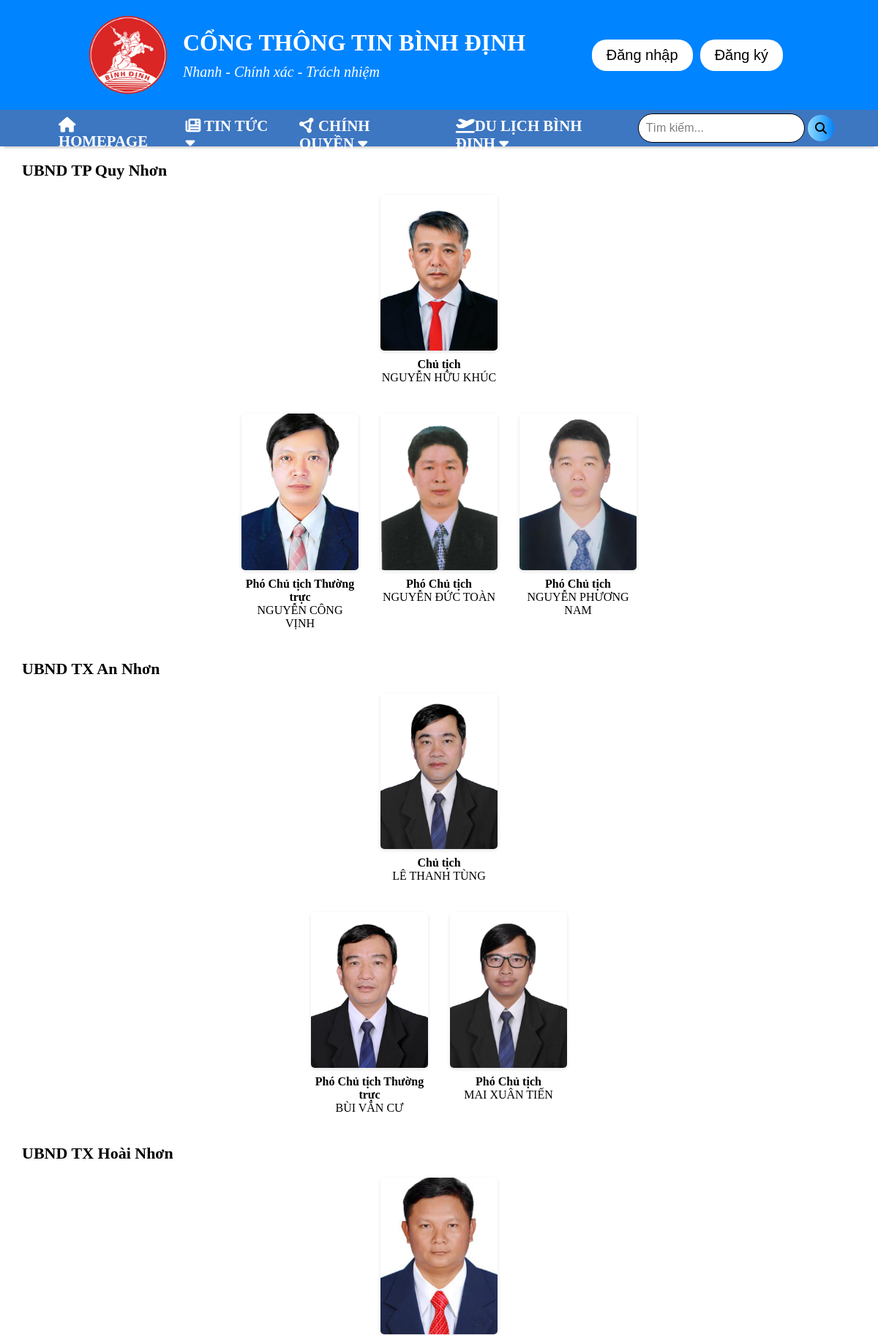
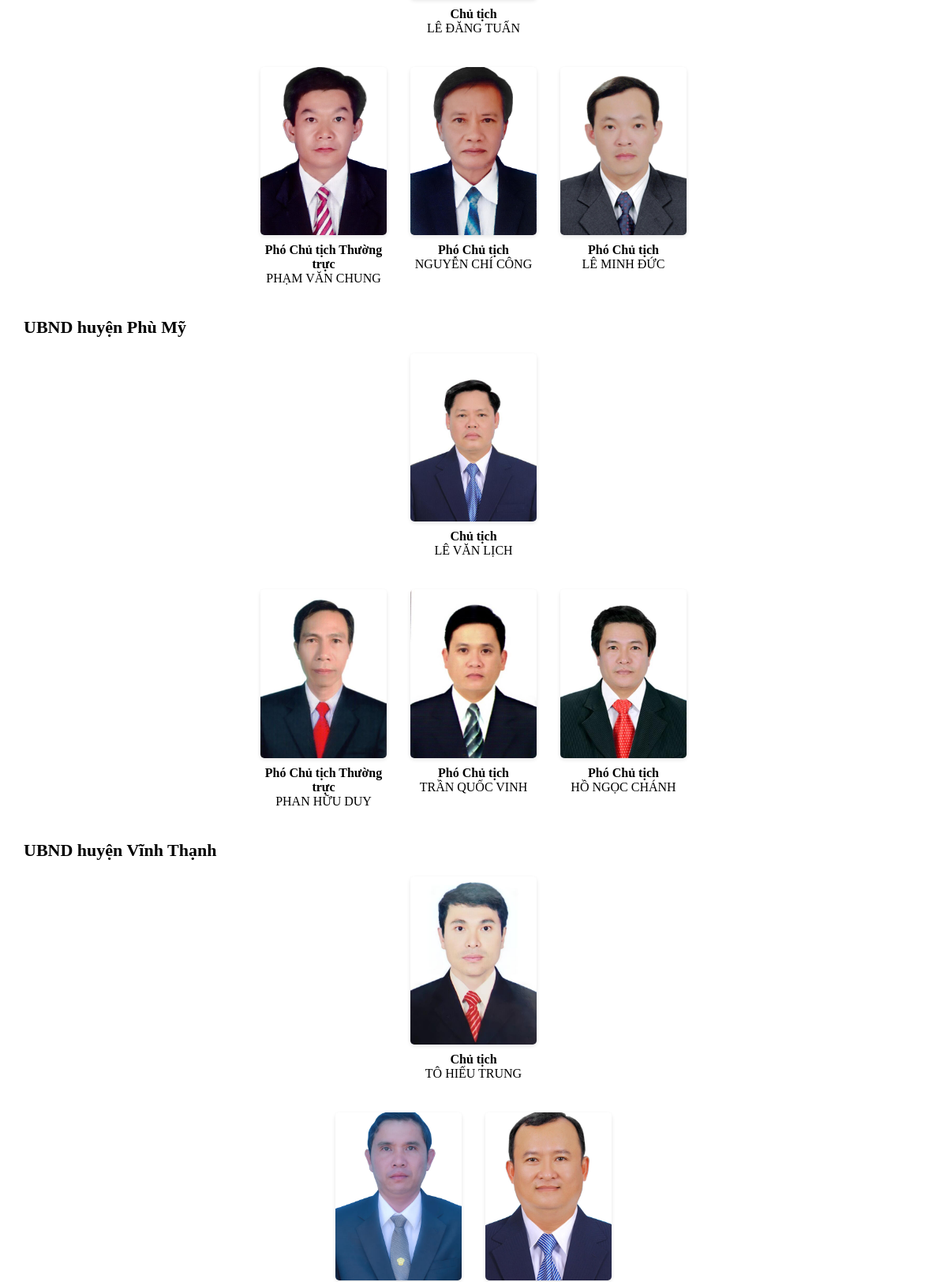
/public/chinhquyen/ubndhuyen.php (upper part), run on the app's committed database (2 pictures, top to bottom).
### tables this page shows
CREATE TABLE IF NOT EXISTS `ubnd` (
  `id` int NOT NULL AUTO_INCREMENT,
  `ten` varchar(255) NOT NULL,
  `chucvu` varchar(255) NOT NULL,
  `anh` varchar(255) NOT NULL,
  `capbac` int NOT NULL,
  `diaphuong` varchar(255) NOT NULL,
  PRIMARY KEY (`id`)
);

### public/chinhquyen/ubndhuyen.php (the view, shortened to what this page needs)
<?php
	include($_SERVER['DOCUMENT_ROOT'].'/BinhDinhNews/app/views/partials/header.php');
?>
<?php
$conn = new mysqli("localhost", "root", "", "BinhDinhNews");
function hienThiDiaPhuong($conn, $diaphuong) {
    $sql_chutich = "SELECT * FROM ubnd WHERE diaphuong = '$diaphuong' AND capbac = 1";
    $result_ct = $conn->query($sql_chutich);
    $sql_pho = "SELECT * FROM ubnd WHERE diaphuong = '$diaphuong' AND capbac = 2";
    $result_pho = $conn->query($sql_pho);
    echo "<h3> UBND {$diaphuong} </h3>";
if ($result_ct->num_rows > 0) {
    echo '<div class="chutich-container">';
    while ($row = $result_ct->fetch_assoc()) {
        echo '<div class="item">
                <img src="../images/imgChinhquyen/UBND/'.$row['anh'].'" alt="'.$row['ten'].'">
                <label><b>'.$row['chucvu'].'</b><br>'.$row['ten'].'</label>
              </div>';
    }
    echo '</div>';
}
if ($result_pho->num_rows > 0) {
    echo '<div class="pho-container">';
    while ($row = $result_pho->fetch_assoc()) {
        echo '<div class="item">
                <img src="../images/imgChinhquyen/UBND/'.$row['anh'].'" alt="'.$row['ten'].'">
                <label><b>'.$row['chucvu'].'</b><br>'.$row['ten'].'</label>
              </div>';
    }
    echo '</div>';
}
}
?>
<!DOCTYPE html>
<html>
<head>
            <link rel="stylesheet" href="../css/reset.css">
	<link rel="stylesheet" href="../css/footer-style.css">
	<link rel="stylesheet" href="../css/header-style.css">
</head>
<body>
    <div class="container">
        <?php
        hienThiDiaPhuong($conn, "TP Quy Nhơn");
        hienThiDiaPhuong($conn, "TX An Nhơn");
        hienThiDiaPhuong($conn, "TX Hoài Nhơn");
        hienThiDiaPhuong($conn, "huyện Phù Mỹ");
        hienThiDiaPhuong($conn, "huyện Vĩnh Thạnh");
        ?>
    </div>
</body>
</html>
<?php
	include($_SERVER['DOCUMENT_ROOT'].'/BinhDinhNews/app/views/partials/footer.php');
?>

### public/css/header-style.css (style rules this page uses)
:root { --main_color: rgb(0, 132, 255); }

### public/chinhquyen/ubndhuyen.php (style rules this page uses)
.container { padding: 0 20px; box-sizing: border-box; }
.container h3 { text-align: left; margin: 20px 0; padding-left: 10px; font-size: 22px; }
.chutich-container, .pho-container { display: flex; justify-content: center; flex-wrap: wrap; gap: 30px; margin-bottom: 40px; }
.item { width: 160px; text-align: center; }
.item img { width: 100%; height: auto; border-radius: 5px; box-shadow: 0 2px 5px rgba(0,0,0,0.1); }
.item label { display: block; margin-top: 10px; font-size: 16px; }

### data on the page
ubnd: anh (picture), chucvu "Chủ tịch", ten "NGUYỄN HỮU KHÚC"
ubnd: anh (picture), chucvu "Phó Chủ tịch Thường trực", ten "NGUYỄN CÔNG VỊNH"
ubnd: anh (picture), chucvu "Phó Chủ tịch", ten "NGUYỄN ĐỨC TOÀN"
ubnd: anh (picture), chucvu "Phó Chủ tịch", ten "NGUYỄN PHƯƠNG NAM"
ubnd: anh (picture), chucvu "Chủ tịch", ten "LÊ THANH TÙNG"
ubnd: anh (picture), chucvu "Phó Chủ tịch Thường trực", ten "BÙI VĂN CƯ"
ubnd: anh (picture), chucvu "Phó Chủ tịch", ten "MAI XUÂN TIẾN"
ubnd: anh (picture), chucvu "Chủ tịch", ten "LÊ ĐĂNG TUẤN"
ubnd: anh (picture), chucvu "Phó Chủ tịch Thường trực", ten "PHẠM VĂN CHUNG"
ubnd: anh (picture), chucvu "Phó Chủ tịch", ten "NGUYỄN CHÍ CÔNG"
ubnd: anh (picture), chucvu "Phó Chủ tịch", ten "LÊ MINH ĐỨC"
ubnd: anh (picture), chucvu "Chủ tịch", ten "LÊ VĂN LỊCH"
ubnd: anh (picture), chucvu "Phó Chủ tịch Thường trực", ten "PHAN HỮU DUY"
ubnd: anh (picture), chucvu "Phó Chủ tịch", ten "TRẦN QUỐC VINH"
ubnd: anh (picture), chucvu "Phó Chủ tịch", ten "HỒ NGỌC CHÁNH"
ubnd: anh (picture), chucvu "Chủ tịch", ten "TÔ HIẾU TRUNG"
ubnd: anh (picture)
ubnd: anh (picture)

### other printed values
$diaphuong "TP Quy Nhơn TX An Nhơn TX Hoài Nhơn huyện Phù Mỹ huyện Vĩnh Thạnh"
